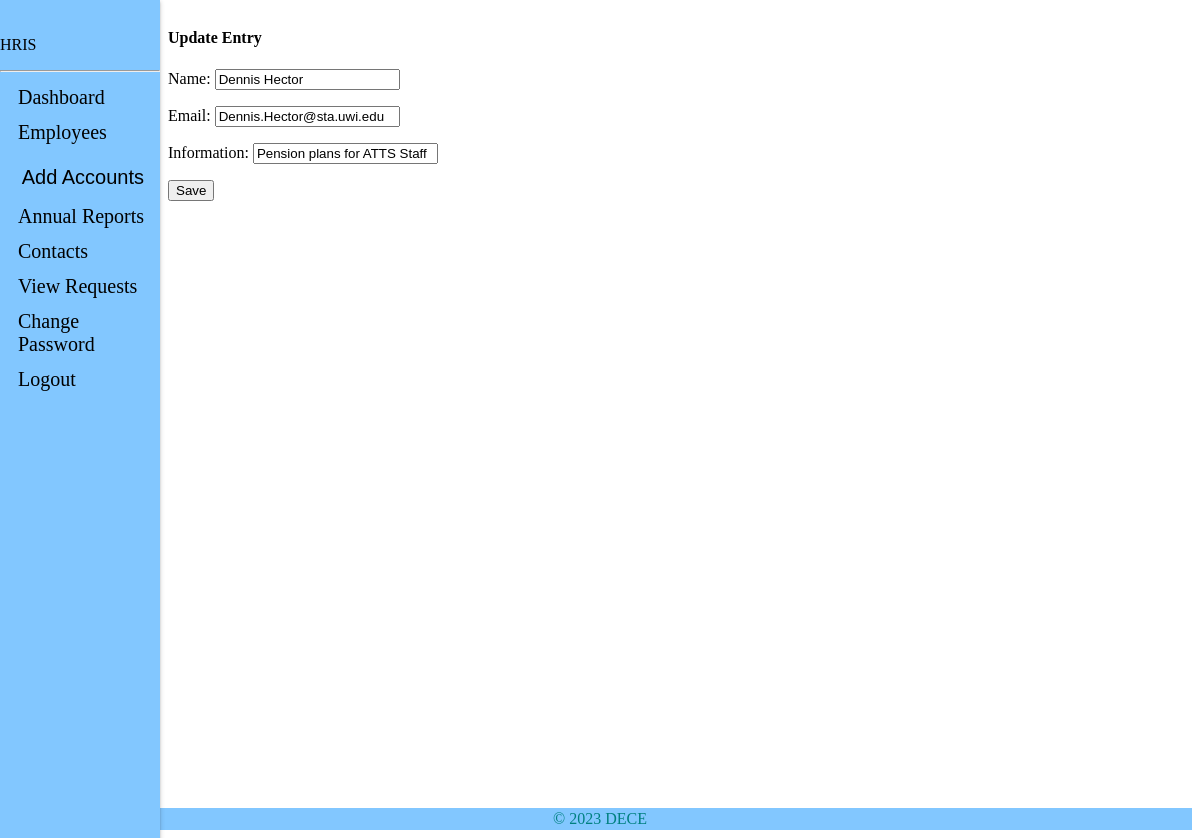
The page /admin_view/contacts_edit/6/ (signed in) on the database its author committed.
### staff_app/models.py (models this page shows, shortened)
class Contacts(models.Model):
    name = models.CharField(
        _('Name'), max_length=125, null=True, blank=True)
    email = models.EmailField(
        _('Email'), max_length=255, default=None, blank=True, null=True)
    information = models.CharField(_('Information'), max_length=255, default='',
                                   null=True, blank=True)
    created = models.DateTimeField(verbose_name=_(
        'Created'), auto_now_add=True, null=True)
    updated = models.DateTimeField(
        verbose_name=_('Updated'), auto_now=True, null=True)
    class Meta:
        verbose_name = _('Contact')
        verbose_name_plural = _('Contacts')
        ordering = ['-created']

### admin_app/views.py (the view)
# urls.py: path('contacts_edit/<int:id>/', views.contact_edit, name="contact-edit"),
def contact_edit(request, id):
    if not (request.user.is_authenticated and request.user.is_superuser):
        return redirect('hris:home')
    contact = get_object_or_404(Contacts, id=id)
    form = ContactsCreateForm(request.POST or None, instance=contact)
    if form.is_valid():
        instance = form.save(commit='false')
        instance.user = request.user
        instance.save()
        messages.success(request, "Saved successfully")
        return redirect('admin_app:contacts')
    context = {
        'form': form
    }
    return render(request, "staff/staff_edit.html", context)

### admin_app/forms.py (shortened to what this page needs)
class ContactsCreateForm(forms.ModelForm):
    name = forms.CharField(required=False, widget=forms.TextInput(
        attrs={'class': 'form-control'}))
    class Meta:
        model = Contacts
        exclude = ['created', 'updated']
        widgets = {
            'email': forms.EmailInput(attrs={'class': 'form-control'}),
            'information': forms.TextInput(attrs={'class': 'form-control'}),
        }

### templates/staff/staff_edit.html (shortened to what this page needs)
{% extends 'base.html' %}
{% block content %}
<div class="container">
    <div class="d-flex justify-content-center align-items-center mt-lg-5">
        <h4 class="text-right">Update Entry</h4>
    </div>
    <div class="row justify-content-center pt-lg-5">
        <div class="col-5">
            <form action="." method="POST" enctype="multipart/form-data" class="form-control" >{% csrf_token %}
                {{form.as_p}}
                <div class="d-flex justify-content-center">
                    <input class="btn btn-primary" type="submit" value="Save" />
                </div>
            </form>
        </div>
    </div>
</div>
{% endblock content %}

### rows shown on the page
Contacts: name "Dennis Hector", email "Dennis.Hector@sta.uwi.edu", information "Pension plans for ATTS Staff"
